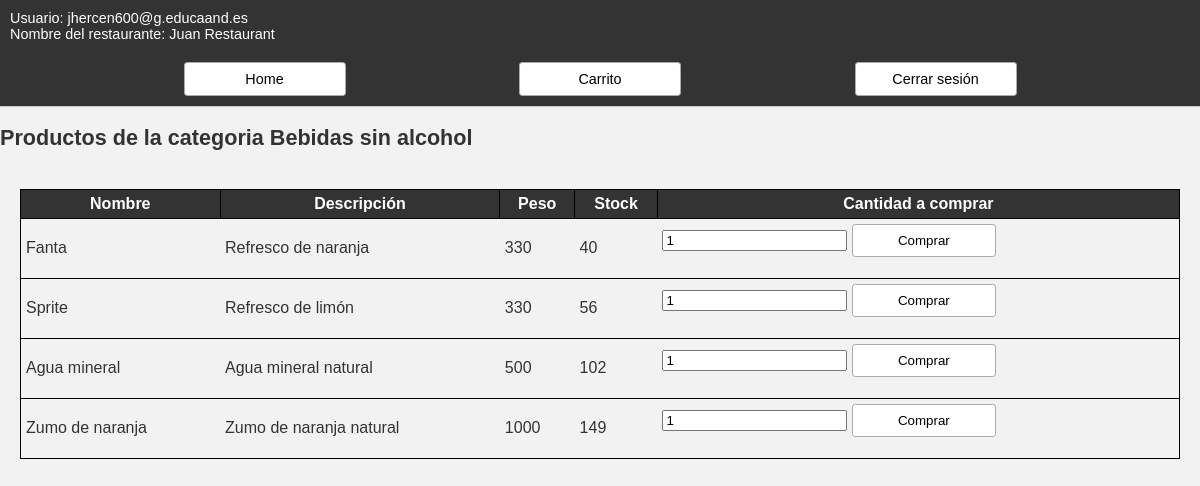
Page /src/proyectoTienda/productos.php?categoria=1 (signed in) on the committed database.
### tables this page shows
CREATE TABLE `categorias` (
  `codCat` int(11) NOT NULL,
  `nombre` varchar(45) NOT NULL,
  `descripcion` varchar(200) NOT NULL
);

CREATE TABLE `productos` (
  `codProd` int(11) NOT NULL,
  `nombre` varchar(45) NOT NULL,
  `descripcion` varchar(90) NOT NULL,
  `peso` double NOT NULL,
  `stock` int(11) NOT NULL,
  `categoria` int(11) NOT NULL
);

### src/proyectoTienda/inc/funciones/categorias.php (called while the page is built, shortened)
<?
function cargar_categoria($codCat, $db)
{
    $sql = "SELECT * FROM categorias WHERE codCat = :codigo";
    $consultaPrep = $db->prepare($sql);
    $consultaPrep->execute(array(":codigo" => $codCat));
    if ($consultaPrep->rowCount() > 0) {
        return $consultaPrep->fetch();
    } else {
        return false;
    }
}

### src/proyectoTienda/inc/funciones/productos.php (called while the page is built, shortened)
<?
function cargar_productos_categoria($codCat, $db)
{
    $sql = "SELECT * FROM productos WHERE categoria = :codigo";
    $consultaPrep = $db->prepare($sql);
    $consultaPrep->execute(array(":codigo" => $codCat));
    if ($consultaPrep->rowCount() > 0) {
        return $consultaPrep->fetchAll();
    } else {
        return false;
    }
}

### src/proyectoTienda/productos.php (the view, shortened to what this page needs)
<?
require_once("inc/bd.php");
require_once("inc/funciones/categorias.php");
require_once("inc/funciones/productos.php");
require_once("inc/secciones/cabecera.php");
?>
<!DOCTYPE html>
<html lang="en">
<head>
</head>
<body>
    <?
    $cargaCategoria = cargar_categoria($_GET["categoria"], $db);
    if (!$cargaCategoria) {
        echo "<h2>No existe la categoria</h2>";
    } else {
        echo "<h2>Productos de la categoria " . $cargaCategoria["nombre"] . "</h2>";
        $productos = cargar_productos_categoria($_GET["categoria"], $db);
        if (!$productos) {
            echo "<h3>No hay productos en esta categoria</h3>";
        } else {
    ?>
            <table>
                <tr>
                    <th>Nombre</th>
                    <th>Descripción</th>
                    <th>Peso</th>
                    <th>Stock</th>
                    <th>Cantidad a comprar</th>
                </tr>
                <?
                foreach ($productos as $producto) {
                    if ($producto["stock"] == 0) {
                    } else {
                ?>
                        <tr>
                            <td><?= $producto["nombre"] ?></td>
                            <td><?= $producto["descripcion"] ?></td>
                            <td><?= $producto["peso"] ?></td>
                            <td><?= $producto["stock"] ?></td>
                            <td>
                                <form action="anadir.php" method="POST">
                                    <input type="number" name="unidades" min=1 value=1>
                                    <button type="submit">Comprar</button>
                                </form>
                            </td>
                        </tr>
                <?
                    }
                }
                ?>
            </table>
    <?
        }
    }
    ?>
</body>
</html>

### src/proyectoTienda/inc/estilo.css (style rules this page uses)
body { background-color: #f2f2f2; color: #333; display: flex; flex-direction: column; font-family: Arial, Helvetica, sans-serif; font-size: 0.9em; height: 100%; margin: 0; padding: 0; }
html { height: 100%; }
a, button { background-color: white; border: solid 1px #aaa; border-radius: 0.2rem; color: black; display: inline-block; min-width: 9rem; padding: 0.5rem; text-align: center; text-decoration: none; }
table:not(#login) { border: 1px solid black; border-collapse: collapse; margin: 20px; }
td { padding: 5px; }
td:last-child { font-style: italic; }
th { background-color: #333; border: 1px solid black; color: white; padding: 5px; }
tr { border: 1px solid black; }

### rows in the picture
categorias: nombre "Bebidas sin alcohol"
productos: nombre "Fanta", descripcion "Refresco de naranja", peso "330", stock "40"
productos: nombre "Sprite", descripcion "Refresco de limón", peso "330", stock "56"
productos: nombre "Agua mineral", descripcion "Agua mineral natural", peso "500", stock "102"
productos: nombre "Zumo de naranja", descripcion "Zumo de naranja natural", peso "1000", stock "149"

### other values in the picture
$_SESSION['usuario'] "jhercen600@g.educaand.es"
$_SESSION["nombre"] "Juan Restaurant"
